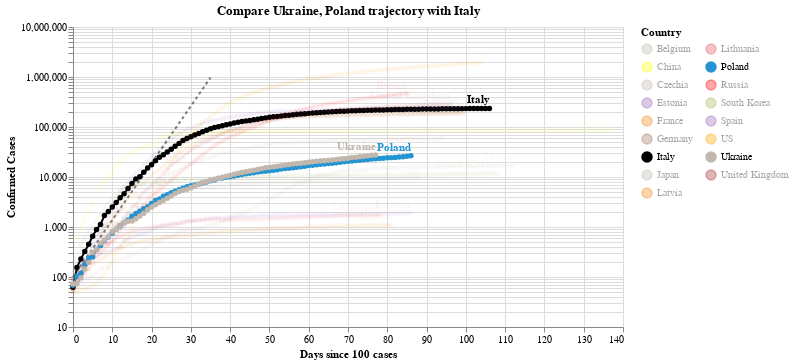

This figure's notebook cell:
### Code cell
#hide_input
chart2 = make_since_chart(dff2, ['Ukraine', 'Poland'], baseline_countries)
chart2

### Figure 1 — Vega-Lite specification as saved in the notebook (floating-point values rounded to 4 significant figures; data arrays with more than 128 entries replaced by an {"elided": "..."} marker saying what was removed)
{"config": {"view": {"continuousWidth": 400, "continuousHeight": 300}}, "layer": [{"data": {"name": "data-628230001892d6798b50651be41d1b3e"}, "mark": {"type": "line", "color": "black", "opacity": 0.5, "strokeDash": [3, 3]}, "encoding": {"x": {"type": "quantitative", "field": "Days since 100 cases"}, "y": {"type": "quantitative", "field": "Confirmed Cases"}}}, {"data": {"name": "data-960c7b7d2c62b26fa156b344af1376f8"}, "mark": {"type": "line", "point": true}, "encoding": {"color": {"type": "nominal", "field": "Country", "legend": {"columns": 2}, "scale": {"domain": ["Belgium", "China", "Czechia", "Estonia", "France", "Germany", "Italy", "Japan", "Latvia", "Lithuania", "Poland", "Russia", "South Korea", "Spain", "US", "Ukraine", "United Kingdom"], "range": ["#C1B7AD", "yellow", "#C1B7AD", "#9467bd", "#F58518", "#9D755D", "black", "#C1B7AD", "#F58518", "#E45756", "#2495D3", "red", "#A1BA59", "#9467bd", "orange", "#C1B7AD", "brown"]}}, "opacity": {"condition": {"value": 1, "selection": "selector003"}, "value": 0.05}, "tooltip": [{"type": "nominal", "field": "Country"}, {"type": "temporal", "field": "Date"}, {"type": "quantitative", "field": "Confirmed Cases"}, {"type": "quantitative", "field": "Days since 100 cases"}], "x": {"type": "quantitative", "field": "Days since 100 cases"}, "y": {"type": "quantitative", "field": "Confirmed Cases", "scale": {"type": "log"}}}, "selection": {"selector003": {"type": "multi", "fields": ["Country"], "bind": "legend", "init": [{"Country": "Ukraine"}, {"Country": "Poland"}, {"Country": "Italy"}]}}, "width": 550}, {"data": {"name": "data-960c7b7d2c62b26fa156b344af1376f8"}, "mark": {"type": "text", "align": "right", "dy": -8, "fontWeight": "bold"}, "encoding": {"color": {"type": "nominal", "field": "Country", "legend": {"columns": 2}, "scale": {"domain": ["Belgium", "China", "Czechia", "Estonia", "France", "Germany", "Italy", "Japan", "Latvia", "Lithuania", "Poland", "Russia", "South Korea", "Spain", "US", "Ukraine", "United Kingdom"], "range": ["#C1B7AD", "yellow", "#C1B7AD", "#9467bd", "#F58518", "#9D755D", "black", "#C1B7AD", "#F58518", "#E45756", "#2495D3", "red", "#A1BA59", "#9467bd", "orange", "#C1B7AD", "brown"]}}, "opacity": {"condition": {"value": 1, "selection": "selector003"}, "value": 0.05}, "text": {"type": "nominal", "field": "Country"}, "tooltip": [{"type": "nominal", "field": "Country"}, {"type": "temporal", "field": "Date"}, {"type": "quantitative", "field": "Confirmed Cases"}, {"type": "quantitative", "field": "Days since 100 cases"}], "x": {"type": "quantitative", "field": "Days since 100 cases"}, "y": {"type": "quantitative", "field": "Confirmed Cases", "scale": {"type": "log"}}}, "transform": [{"filter": "(datum['Date'] >= 1591488000000)"}], "width": 550}], "title": "Compare Ukraine, Poland trajectory with Italy", "$schema": "https://vega.github.io/schema/vega-lite/v4.0.2.json", "datasets": {"data-628230001892d6798b50651be41d1b3e": [{"Days since 100 cases": 0, "Confirmed Cases": 100.0}, {"Days since 100 cases": 1, "Confirmed Cases": 130.0}, {"Days since 100 cases": 2, "Confirmed Cases": 169.0}, {"Days since 100 cases": 3, "Confirmed Cases": 219.7}, {"Days since 100 cases": 4, "Confirmed Cases": 285.6}, {"Days since 100 cases": 5, "Confirmed Cases": 371.3}, {"Days since 100 cases": 6, "Confirmed Cases": 482.7}, {"Days since 100 cases": 7, "Confirmed Cases": 627.5}, {"Days since 100 cases": 8, "Confirmed Cases": 815.7}, {"Days since 100 cases": 9, "Confirmed Cases": 1060.0}, {"Days since 100 cases": 10, "Confirmed Cases": 1379.0}, {"Days since 100 cases": 11, "Confirmed Cases": 1792.0}, {"Days since 100 cases": 12, "Confirmed Cases": 2330.0}, {"Days since 100 cases": 13, "Confirmed Cases": 3029.0}, {"Days since 100 cases": 14, "Confirmed Cases": 3937.0}, {"Days since 100 cases": 15, "Confirmed Cases": 5119.0}, {"Days since 100 cases": 16, "Confirmed Cases": 6654.0}, {"Days since 100 cases": 17, "Confirmed Cases": 8650.0}, {"Days since 100 cases": 18, "Confirmed Cases": 11250.0}, {"Days since 100 cases": 19, "Confirmed Cases": 14620.0}, {"Days since 100 cases": 20, "Confirmed Cases": 19000.0}, {"Days since 100 cases": 21, "Confirmed Cases": 24710.0}, {"Days since 100 cases": 22, "Confirmed Cases": 32120.0}, {"Days since 100 cases": 23, "Confirmed Cases": 41750.0}, {"Days since 100 cases": 24, "Confirmed Cases": 54280.0}, {"Days since 100 cases": 25, "Confirmed Cases": 70560.0}, {"Days since 100 cases": 26, "Confirmed Cases": 91730.0}, {"Days since 100 cases": 27, "Confirmed Cases": 119300.0}, {"Days since 100 cases": 28, "Confirmed Cases": 155000.0}, {"Days since 100 cases": 29, "Confirmed Cases": 201500.0}, {"Days since 100 cases": 30, "Confirmed Cases": 262000.0}, {"Days since 100 cases": 31, "Confirmed Cases": 340600.0}, {"Days since 100 cases": 32, "Confirmed Cases": 442800.0}, {"Days since 100 cases": 33, "Confirmed Cases": 575600.0}, {"Days since 100 cases": 34, "Confirmed Cases": 748300.0}, {"Days since 100 cases": 35, "Confirmed Cases": 972800.0}], "data-960c7b7d2c62b26fa156b344af1376f8": {"elided": "1652 records"}}}
